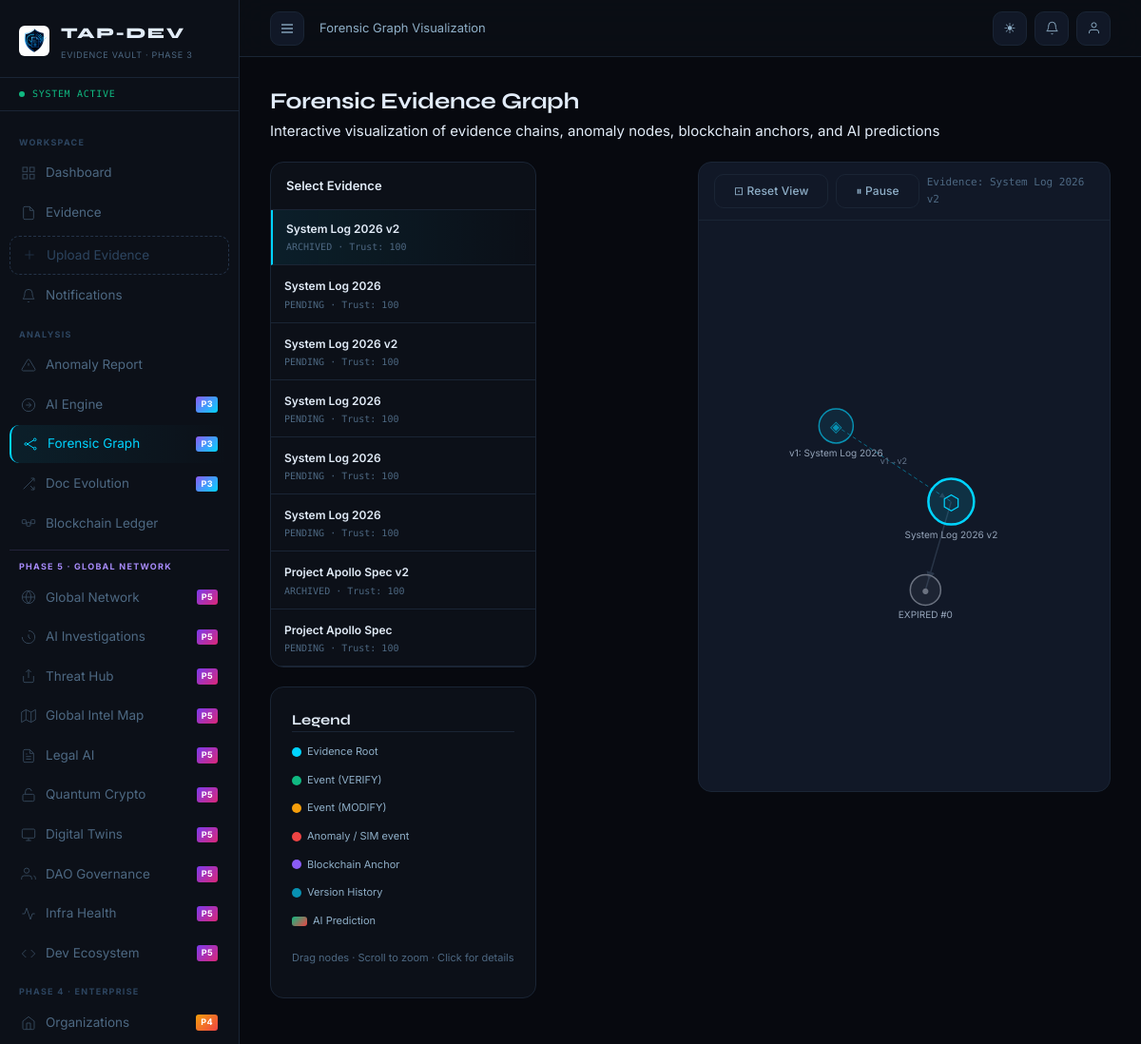
Page /graph/?evidence_id=19 (signed in) on the committed database.
### apps/evidence/models.py (models this page shows, shortened)
class Evidence(models.Model):
    STATUS_CHOICES = [
        ('PENDING','Pending'),('VERIFIED','Verified'),
        ('FLAGGED','Flagged'),('STORED','Stored'),('ARCHIVED','Archived'),
    ]
    EXPIRY_TYPE_CHOICES = [
        ('NONE', 'No Expiry'),
        ('TIMED', 'Time-Based'),
        ('EVENT', 'Event-Based'),
    ]
    title             = models.CharField(max_length=255)
    description       = models.TextField(blank=True)
    file              = models.FileField(upload_to=evidence_upload_path, null=True, blank=True)
    filename_original = models.CharField(max_length=255, blank=True)
    file_size         = models.BigIntegerField(default=0)
    mime_type         = models.CharField(max_length=100, blank=True)
    sha256_hash       = models.CharField(max_length=64, db_index=True)
    uploader          = models.ForeignKey(User, on_delete=models.CASCADE, related_name='submitted_evidence')
    created_at        = models.DateTimeField(auto_now_add=True)
    updated_at        = models.DateTimeField(auto_now=True)
    status            = models.CharField(max_length=20, choices=STATUS_CHOICES, default='PENDING')
    trust_score       = models.IntegerField(default=100)
    ipfs_cid          = models.CharField(max_length=255, blank=True)
    blockchain_tx     = models.CharField(max_length=255, blank=True)
    case_id           = models.CharField(max_length=100, blank=True, db_index=True)
    tags              = models.CharField(max_length=255, blank=True)
    version           = models.PositiveIntegerField(default=1)
    is_latest_version = models.BooleanField(default=True)
    parent_evidence   = models.ForeignKey('self', null=True, blank=True, on_delete=models.SET_NULL, related_name='versions')
    expiry_enabled    = models.BooleanField(default=False)
    expiry_type       = models.CharField(max_length=10, choices=EXPIRY_TYPE_CHOICES, default='NONE')
    expires_at        = models.DateTimeField(null=True, blank=True, db_index=True)
    expiry_condition  = models.CharField(max_length=255, blank=True)  # For event-based
    is_expired        = models.BooleanField(default=False, db_index=True)
    expired_at        = models.DateTimeField(null=True, blank=True)
    class Meta:
        db_table = 'tap_evidence'
        ordering = ['-created_at']

### apps/forensic_graph/views.py (the view)
    @login_required
    def wrapper(request, *args, **kwargs):
        from django.shortcuts import redirect
        from django.contrib import messages
        role = getattr(getattr(request.user, 'profile', None), 'role', 'SUBMITTER')
        if role not in ('ANALYST', 'ADMIN'):
            messages.error(request, 'Access denied.')
            return redirect('dashboard:home')
        return view_func(request, *args, **kwargs)

### apps/events/models.py (called while the page is built)
    def compute_hash(self):
        prev_hash = self.previous_event.event_hash if self.previous_event else 'GENESIS'
        raw = f"{self.event_type}{self.timestamp.isoformat()}{self.actor_id}{prev_hash}{self.evidence_id}"
        return hashlib.sha256(raw.encode()).hexdigest()

    def verify_chain_integrity(self):
        return self.compute_hash() == self.event_hash

### apps/forensic_graph/views.py (called while the page is built)
def require_analyst(view_func):
    @login_required
    def wrapper(request, *args, **kwargs):
        from django.shortcuts import redirect
        from django.contrib import messages
        role = getattr(getattr(request.user, 'profile', None), 'role', 'SUBMITTER')
        if role not in ('ANALYST', 'ADMIN'):
            messages.error(request, 'Access denied.')
            return redirect('dashboard:home')
        return view_func(request, *args, **kwargs)
    return wrapper

@require_analyst
def graph_dashboard(request):
    from apps.evidence.models import Evidence
    evidence_list = Evidence.objects.filter(is_latest_version=True).order_by('-created_at')[:30]
    selected_id = request.GET.get('evidence_id')
    selected = None
    graph_data = None
    if selected_id:
        from django.shortcuts import get_object_or_404
        selected = get_object_or_404(Evidence, id=selected_id)
        graph_data = json.dumps(_build_graph(selected))
    return render(request, 'forensic_graph/dashboard.html', {
        'evidence_list': evidence_list,
        'selected': selected,
        'graph_data': graph_data,
    })

### apps/notifications/context_processors.py (called while the page is built)
def notifications_ctx(request):
    if request.user.is_authenticated:
        count = request.user.notifications.filter(is_read=False).count()
        return {'unread_notifications': count}
    return {'unread_notifications': 0}

### apps/users/models.py (called while the page is built)
    def get_avatar_initials(self):
        fn = self.user.first_name[:1] if self.user.first_name else ''
        ln = self.user.last_name[:1]  if self.user.last_name  else ''
        return (fn + ln).upper() or self.user.username[:2].upper()

### templates/forensic_graph/dashboard.html (shortened to what this page needs)
{% extends 'base.html' %}
{% load static %}
{% block nav_graph %}active{% endblock %}
{% block breadcrumb %}Forensic Graph Visualization{% endblock %}
{% block content %}
<div class="page-header" style="margin-bottom:20px;">
  <div class="page-header-left">
    <div class="page-title">Forensic Evidence Graph</div>
    <div class="page-subtitle">Interactive visualization of evidence chains, anomaly nodes, blockchain anchors, and AI predictions</div>
  </div>
</div>
<div class="two-col" style="gap:16px;align-items:start;">
  <div style="max-width:280px;">
    <div class="card" style="padding:0;overflow:hidden;">
      <div style="padding:14px 16px;border-bottom:1px solid var(--border);font-size:13px;font-weight:600;color:var(--text);">Select Evidence</div>
      <div style="max-height:480px;overflow-y:auto;">
        {% for ev in evidence_list %}
        <a href="?evidence_id={{ ev.id }}" class="{% if selected.id == ev.id %}nav-link active{% else %}nav-link{% endif %}" style="border-radius:0;border-bottom:1px solid var(--border);padding:10px 14px;display:block;">
          <div style="font-size:12px;font-weight:600;color:var(--text);">{{ ev.title|truncatechars:30 }}</div>
          <div style="font-size:10px;color:var(--text-3);margin-top:2px;font-family:var(--font-mono);">{{ ev.status }} · Trust: {{ ev.trust_score }}</div>
        </a>
        {% endfor %}
      </div>
    </div>
    {% if selected %}
    <div class="card" style="margin-top:16px;">
      <div class="card-header"><div class="card-title">Legend</div></div>
      <div class="graph-legend" style="flex-direction:column;padding:12px 0;">
        <div class="graph-legend-item"><div class="graph-legend-dot" style="background:#00d4ff;"></div>Evidence Root</div>
        <div class="graph-legend-item"><div class="graph-legend-dot" style="background:#10b981;"></div>Event (VERIFY)</div>
        <div class="graph-legend-item"><div class="graph-legend-dot" style="background:#f59e0b;"></div>Event (MODIFY)</div>
        <div class="graph-legend-item"><div class="graph-legend-dot" style="background:#ef4444;"></div>Anomaly / SIM event</div>
        <div class="graph-legend-item"><div class="graph-legend-dot" style="background:#8b5cf6;"></div>Blockchain Anchor</div>
        <div class="graph-legend-item"><div class="graph-legend-dot" style="background:#0891b2;"></div>Version History</div>
        <div class="graph-legend-item"><div class="graph-legend-dot" style="background:linear-gradient(135deg,#10b981,#ef4444);width:16px;height:10px;border-radius:3px;"></div>AI Prediction</div>
      </div>
      <div style="padding:10px 0;font-size:11px;color:var(--text-3);">Drag nodes · Scroll to zoom · Click for details</div>
    </div>
    {% endif %}
  </div>
  <div style="flex:1;min-width:0;">
    {% if selected and graph_data %}
    <div class="graph-canvas-wrap">
      <div class="graph-controls">
        <button onclick="resetZoom()" class="btn btn-ghost" style="font-size:12px;">⊡ Reset View</button>
        <button onclick="toggleForce()" class="btn btn-ghost" style="font-size:12px;" id="forceBtn">⏸ Pause</button>
        <span style="margin-left:auto;font-size:11px;color:var(--text-3);font-family:var(--font-mono);">Evidence: {{ selected.title|truncatechars:40 }}</span>
      </div>
      <svg id="graphSvg"></svg>
    </div>
    {% elif selected %}
    <div class="card" style="text-align:center;padding:60px;">
      <div style="font-size:40px;">📡</div>
      <div style="font-size:16px;font-weight:600;color:var(--text);margin-top:12px;">No events found</div>
      <div style="font-size:13px;color:var(--text-2);">Upload or interact with this evidence first.</div>
    </div>
    {% endif %}
  </div>
</div>
{% endblock %}

### rows in the picture
Evidence: title "System Log 2026 v2", status "ARCHIVED", trust_score "100"
Evidence: title "System Log 2026", status "PENDING", trust_score "100"
Evidence: title "System Log 2026 v2", status "PENDING", trust_score "100"
Evidence: title "System Log 2026", status "PENDING", trust_score "100"
Evidence: title "System Log 2026", status "PENDING", trust_score "100"
Evidence: title "System Log 2026", status "PENDING", trust_score "100"
Evidence: title "Project Apollo Spec v2", status "ARCHIVED", trust_score "100"
Evidence: title "Project Apollo Spec", status "PENDING", trust_score "100"
